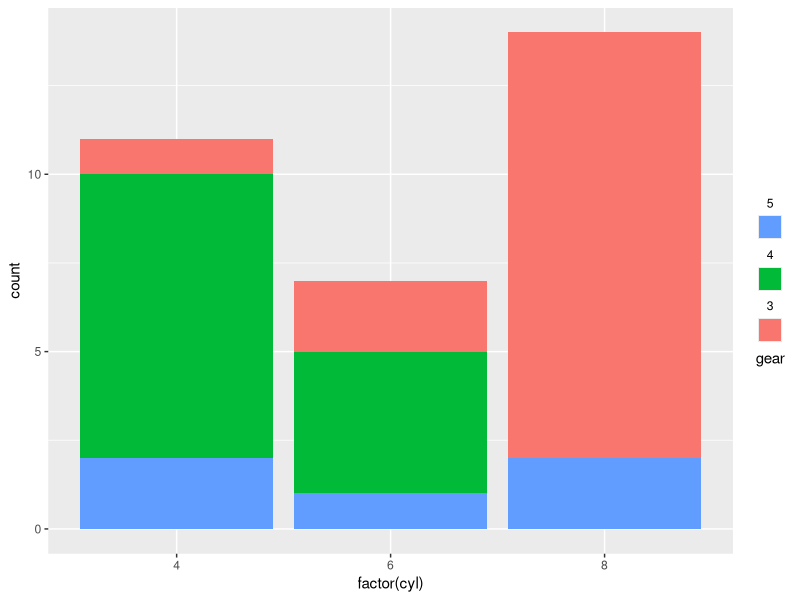

Generate this figure with R:
## ---- chunk 1
library(ggplot2)
library(dplyr)
library(tidyr)
## ---- chunk 2
ggplot(mtcars) +
  geom_bar(aes(factor(cyl), fill = factor(gear))) +
  scale_fill_discrete(guide = guide_legend(
    title = 'gear', title.position = 'bottom', title.hjust = 0.5,
    label.position = 'top', direction = 'horizontal', 
    label.hjust = 0.5, nrow = 3, reverse = TRUE))
